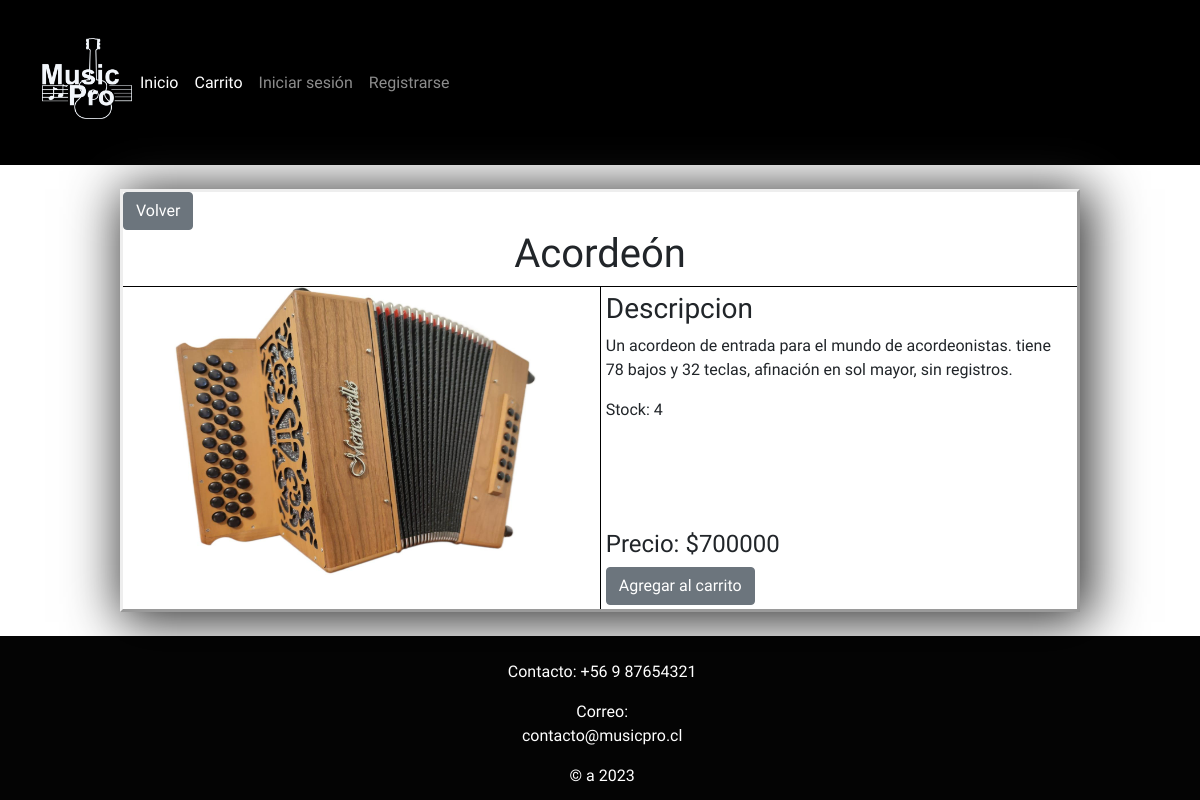
The page /producto/1 on the database its author committed.
### core/models.py (models this page shows, shortened)
class Producto(models.Model):
    nombre = models.CharField(max_length=40)
    precio = models.IntegerField(default=0)
    stock = models.IntegerField(default=0)
    imagen =models.ImageField(upload_to='media/')
    descripcion = models.CharField(max_length=500, default='')

### core/views.py (the view)
# urls.py: path('producto/<int:id>', producto, name="producto"),
def producto(request, id):
    producto = Producto.objects.get(id=id)
    data = {
        'producto': producto
    }
    return render(request, 'core/producto.html', data)

### core/context_processor.py (called while the page is built)
def total_carrito(request):
    total = 0
    if 'carrito' in request.session:
        for key, value in request.session["carrito"].items():
            total += int(value["acumulado"])
    return {"total_carrito":total}

### core/templates/core/producto.html (shortened to what this page needs)
{% extends "core/layout.html" %}
{% load static %}
{% block head %}
<link rel="stylesheet" href="{% static 'core/css/producto.css' %}">
{% endblock %}
{% block content %}
<div id="cuadro">
    <a href="{% url 'index' %}"  class="btn btn-secondary">Volver</a>
    <h1 style="display: flex; justify-content: center;">{{producto.nombre}}</h1>
    <div style="display: flex;">
        <div id="imagenProducto">
            <img id="#" src="/{{producto.imagen}}">
        </div>
        <div id="datosProducto">
            <div style="margin: 1%;">
            <h3>Descripcion</h3>
            <p>{{producto.descripcion}}</p>
            <p>Stock: {{producto.stock}}</p>
            </div>
            <div style="margin: 1%;">
            <h4>Precio: ${{producto.precio}}</h4>
            <a href="{% url 'Add' producto.id %}" class="btn btn-secondary">Agregar al carrito</a>
            </div>
        </div>
    </div>
</div>
{% endblock %}

### core/static/core/css/layout.css (style rules this page uses)
body { background-image: url("https://i.pinimg.com/564x/20/8b/9b/208b9ba35cebefbba9f945fb69f021ce.jpg"); background-repeat: no-repeat; background-position: center center; background-size: cover; background-attachment: fixed; }
* { padding: 0; margin: 0; font-family: 'Chakra Petch', sans-serif; }
#logo_header>a,img { width: 80px }
body { background-color: #ffffff; background-color: #ffffff; }

### core/static/core/css/producto.css (style rules this page uses)
#cuadro { margin-top: 2%; margin-bottom: 2%; width: 80%; background-color: rgb(255, 255, 255); border-style: outset; box-shadow: 5px 5px 50px 5px rgb(44, 44, 44); }
#datosProducto { border-left: 1px black solid; border-top: 1px black solid; width: 50%; display: flex; flex-direction: column; justify-content: space-between; }
#imagenProducto { border-top: 1px black solid; width: 50%; display: flex; justify-content: center; }
#imagenProducto > img { width: 90%; height: 90%; }

### rows shown on the page
Producto: nombre "Acordeón", imagen (picture), descripcion "Un acordeon de entrada para el mundo de acordeonistas. tiene 78 bajos y 32 teclas, afinación en sol mayor, sin registros.", stock "4", precio "700000"
